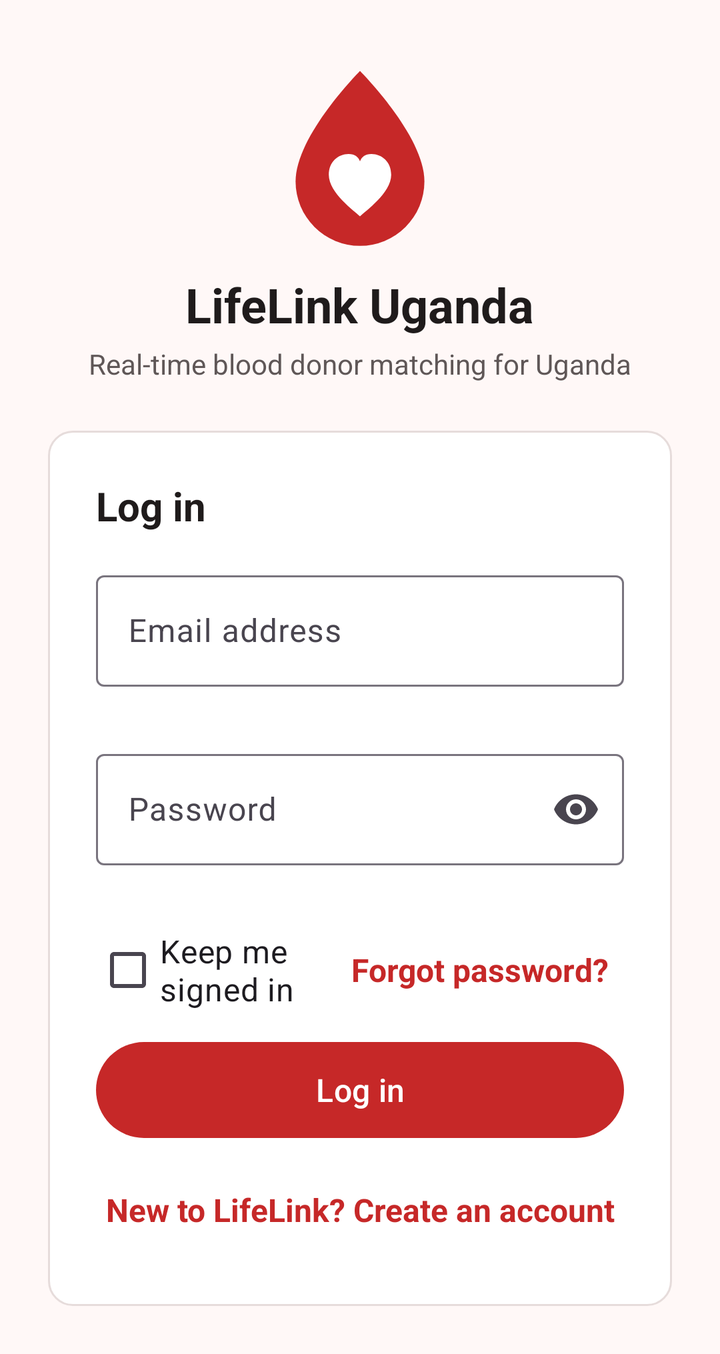
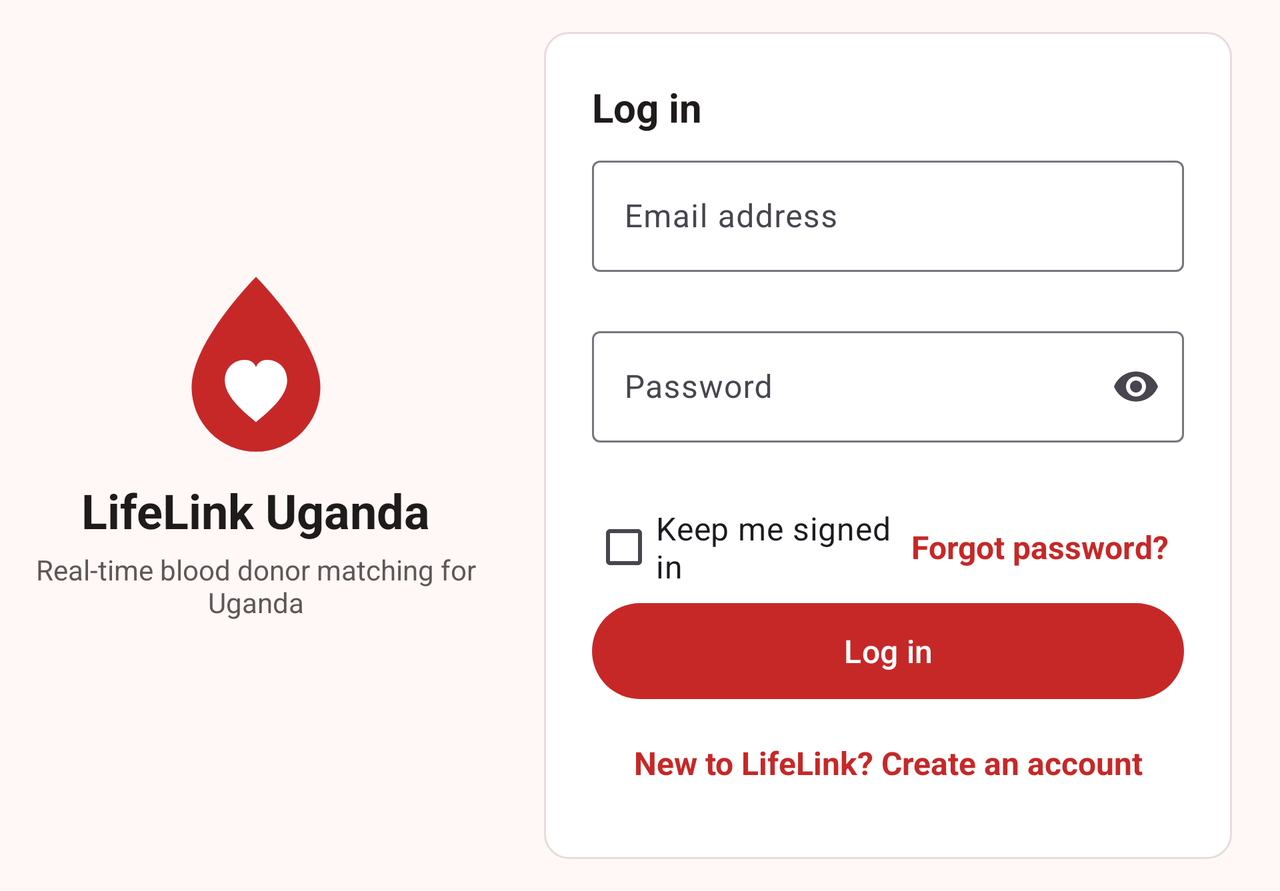

An Android layout and its configuration variant, each rendered on a device that would load it. The default file and the variant file are quoted in full after the pictures.
<!-- AndroidManifest.xml: application theme Theme.LifeLink -->
<!-- res/layout/activity_login.xml -->
<?xml version="1.0" encoding="utf-8"?>
<ScrollView xmlns:android="http://schemas.android.com/apk/res/android"
    xmlns:app="http://schemas.android.com/apk/res-auto"
    android:layout_width="match_parent"
    android:layout_height="match_parent"
    android:background="@color/background"
    android:fillViewport="true"
    android:fitsSystemWindows="true">

    <androidx.constraintlayout.widget.ConstraintLayout
        android:layout_width="match_parent"
        android:layout_height="wrap_content">

        <LinearLayout
            android:id="@+id/groupBrand"
            android:layout_width="wrap_content"
            android:layout_height="wrap_content"
            android:layout_marginTop="@dimen/space_xl"
            android:gravity="center_horizontal"
            android:orientation="vertical"
            app:layout_constraintBottom_toTopOf="@+id/cardLogin"
            app:layout_constraintEnd_toEndOf="parent"
            app:layout_constraintStart_toStartOf="parent"
            app:layout_constraintTop_toTopOf="parent"
            app:layout_constraintVertical_chainStyle="packed">

            <ImageView
                android:id="@+id/imgLogo"
                android:layout_width="@dimen/logo_size"
                android:layout_height="@dimen/logo_size"
                android:contentDescription="@string/content_logo"
                android:src="@drawable/ic_blood_drop" />

            <TextView
                android:id="@+id/tvAppName"
                style="@style/LL.Text.Headline"
                android:layout_width="wrap_content"
                android:layout_height="wrap_content"
                android:layout_marginTop="@dimen/space_s"
                android:text="@string/app_name" />

            <TextView
                android:id="@+id/tvTagline"
                style="@style/LL.Text.Caption"
                android:layout_width="wrap_content"
                android:layout_height="wrap_content"
                android:layout_marginTop="@dimen/space_xs"
                android:gravity="center"
                android:text="@string/app_tagline" />
        </LinearLayout>

        <LinearLayout
            android:id="@+id/cardLogin"
            style="@style/LL.Card"
            android:layout_width="0dp"
            android:layout_height="wrap_content"
            android:layout_marginStart="@dimen/space_l"
            android:layout_marginTop="@dimen/space_l"
            android:layout_marginEnd="@dimen/space_l"
            android:layout_marginBottom="@dimen/space_l"
            android:orientation="vertical"
            android:padding="@dimen/space_l"
            app:layout_constraintBottom_toBottomOf="parent"
            app:layout_constraintEnd_toEndOf="parent"
            app:layout_constraintStart_toStartOf="parent"
            app:layout_constraintTop_toBottomOf="@+id/groupBrand"
            app:layout_constraintWidth_max="@dimen/card_max_width">

            <TextView
                android:id="@+id/tvLoginHeading"
                style="@style/LL.Text.Title"
                android:layout_width="match_parent"
                android:layout_height="wrap_content"
                android:layout_marginBottom="@dimen/space_m"
                android:text="@string/login_heading" />

            <com.google.android.material.textfield.TextInputLayout
                android:id="@+id/layoutEmail"
                style="@style/Widget.Material3.TextInputLayout.OutlinedBox"
                android:layout_width="match_parent"
                android:layout_height="wrap_content"
                android:hint="@string/hint_email"
                app:errorEnabled="true">

                <com.google.android.material.textfield.TextInputEditText
                    android:id="@+id/txtEmail"
                    android:layout_width="match_parent"
                    android:layout_height="wrap_content"
                    android:autofillHints="emailAddress"
                    android:imeOptions="actionNext"
                    android:inputType="textEmailAddress"
                    android:maxLines="1" />
            </com.google.android.material.textfield.TextInputLayout>

            <com.google.android.material.textfield.TextInputLayout
                android:id="@+id/layoutPassword"
                style="@style/Widget.Material3.TextInputLayout.OutlinedBox"
                android:layout_width="match_parent"
                android:layout_height="wrap_content"
                android:layout_marginTop="@dimen/space_s"
                android:hint="@string/hint_password"
                app:endIconMode="password_toggle"
                app:errorEnabled="true">

                <com.google.android.material.textfield.TextInputEditText
                    android:id="@+id/txtPassword"
                    android:layout_width="match_parent"
                    android:layout_height="wrap_content"
                    android:autofillHints="password"
                    android:imeOptions="actionDone"
                    android:inputType="textPassword"
                    android:maxLines="1" />
            </com.google.android.material.textfield.TextInputLayout>

            <LinearLayout
                android:layout_width="match_parent"
                android:layout_height="wrap_content"
                android:layout_marginTop="@dimen/space_s"
                android:gravity="center_vertical"
                android:orientation="horizontal">

                <CheckBox
                    android:id="@+id/chkRemember"
                    android:layout_width="0dp"
                    android:layout_height="wrap_content"
                    android:layout_weight="1"
                    android:minHeight="@dimen/touch_target"
                    android:text="@string/remember_me"
                    android:textSize="@dimen/text_body" />

                <TextView
                    android:id="@+id/tvForgotLink"
                    style="@style/LL.Text.Body"
                    android:layout_width="wrap_content"
                    android:layout_height="wrap_content"
                    android:background="?attr/selectableItemBackground"
                    android:clickable="true"
                    android:focusable="true"
                    android:gravity="center"
                    android:minHeight="@dimen/touch_target"
                    android:paddingStart="@dimen/space_s"
                    android:paddingEnd="@dimen/space_s"
                    android:text="@string/link_forgot"
                    android:textColor="@color/brand_primary"
                    android:textStyle="bold" />
            </LinearLayout>

            <Button
                android:id="@+id/btnLogin"
                android:layout_width="match_parent"
                android:layout_height="@dimen/button_height"
                android:layout_marginTop="@dimen/space_s"
                android:text="@string/action_login"
                android:textSize="@dimen/text_body" />

            <TextView
                android:id="@+id/tvRegisterLink"
                style="@style/LL.Text.Body"
                android:layout_width="match_parent"
                android:layout_height="wrap_content"
                android:layout_marginTop="@dimen/space_s"
                android:background="?attr/selectableItemBackground"
                android:clickable="true"
                android:focusable="true"
                android:gravity="center"
                android:minHeight="@dimen/touch_target"
                android:text="@string/link_register"
                android:textColor="@color/brand_primary"
                android:textStyle="bold" />
        </LinearLayout>
    </androidx.constraintlayout.widget.ConstraintLayout>
</ScrollView>
<!-- resources referenced by this layout -->
<resources>
  <color name="background">#FFF8F7</color>
  <color name="brand_primary">#C62828</color>
  <dimen name="button_height">56dp</dimen>
  <dimen name="card_max_width">480dp</dimen>
  <dimen name="logo_size">96dp</dimen>
  <dimen name="space_l">24dp</dimen>
  <dimen name="space_m">16dp</dimen>
  <dimen name="space_s">8dp</dimen>
  <dimen name="space_xl">32dp</dimen>
  <dimen name="space_xs">4dp</dimen>
  <dimen name="text_body">16sp</dimen>
  <dimen name="touch_target">48dp</dimen>
  <string name="action_login">Log in</string>
  <string name="app_name">LifeLink Uganda</string>
  <string name="app_tagline">Real-time blood donor matching for Uganda</string>
  <string name="content_logo">LifeLink Uganda logo, a red blood drop with a white heart</string>
  <string name="hint_email">Email address</string>
  <string name="hint_password">Password</string>
  <string name="link_forgot">Forgot password?</string>
  <string name="link_register">New to LifeLink? Create an account</string>
  <string name="login_heading">Log in</string>
  <string name="remember_me">Keep me signed in</string>
  <style name="LL.Card">
          <item name="android:background">@drawable/bg_card</item>
          <item name="android:padding">@dimen/space_m</item>
      </style>
  <style name="LL.Text.Body">
          <item name="android:textSize">@dimen/text_body</item>
          <item name="android:textColor">@color/text_primary</item>
      </style>
  <style name="LL.Text.Caption">
          <item name="android:textSize">@dimen/text_caption</item>
          <item name="android:textColor">@color/text_secondary</item>
      </style>
  <style name="LL.Text.Headline">
          <item name="android:textSize">@dimen/text_headline</item>
          <item name="android:textColor">@color/text_primary</item>
          <item name="android:textStyle">bold</item>
      </style>
  <style name="LL.Text.Title">
          <item name="android:textSize">@dimen/text_title</item>
          <item name="android:textColor">@color/text_primary</item>
          <item name="android:textStyle">bold</item>
      </style>
  <style name="Theme.LifeLink" parent="Theme.Material3.Light.NoActionBar">
          <item name="colorPrimary">@color/brand_primary</item>
          <item name="colorOnPrimary">@color/brand_on_primary</item>
          <item name="colorSecondary">@color/brand_secondary</item>
          <item name="colorSurface">@color/surface</item>
          <item name="colorError">@color/status_error</item>
          <item name="android:colorBackground">@color/background</item>
          <item name="android:textColorPrimary">@color/text_primary</item>
          <item name="android:textColorSecondary">@color/text_secondary</item>
      </style>
  <!-- drawable bg_card (drawable) -->
  <?xml version="1.0" encoding="utf-8"?>
  <shape xmlns:android="http://schemas.android.com/apk/res/android"
      android:shape="rectangle">
      <solid android:color="@color/surface" />
      <stroke
          android:width="1dp"
          android:color="@color/divider" />
      <corners android:radius="@dimen/corner_radius" />
  </shape>
  <color name="text_primary">#1F1B1B</color>
  <dimen name="text_caption">14sp</dimen>
  <color name="text_secondary">#5F5757</color>
  <dimen name="text_headline">24sp</dimen>
  <dimen name="text_title">20sp</dimen>
  <color name="brand_on_primary">#FFFFFF</color>
  <color name="brand_secondary">#00695C</color>
  <color name="surface">#FFFFFF</color>
  <color name="status_error">#B3261E</color>
  <color name="divider">#E6DCDB</color>
  <dimen name="corner_radius">12dp</dimen>
  <!-- some entries are left out for length -->
</resources>
<!-- res/layout-land/activity_login.xml (the repository's variant of the layout above) -->
<!-- drawn on the phone turned sideways -->
<?xml version="1.0" encoding="utf-8"?>
<ScrollView xmlns:android="http://schemas.android.com/apk/res/android"
    xmlns:app="http://schemas.android.com/apk/res-auto"
    android:layout_width="match_parent"
    android:layout_height="match_parent"
    android:background="@color/background"
    android:fillViewport="true"
    android:fitsSystemWindows="true">

    <androidx.constraintlayout.widget.ConstraintLayout
        android:layout_width="match_parent"
        android:layout_height="wrap_content">

        <androidx.constraintlayout.widget.Guideline
            android:id="@+id/guideSplit"
            android:layout_width="wrap_content"
            android:layout_height="wrap_content"
            android:orientation="vertical"
            app:layout_constraintGuide_percent="0.4" />

        <LinearLayout
            android:id="@+id/groupBrand"
            android:layout_width="0dp"
            android:layout_height="wrap_content"
            android:gravity="center_horizontal"
            android:orientation="vertical"
            app:layout_constraintBottom_toBottomOf="parent"
            app:layout_constraintEnd_toStartOf="@+id/guideSplit"
            app:layout_constraintStart_toStartOf="parent"
            app:layout_constraintTop_toTopOf="parent">

            <ImageView
                android:id="@+id/imgLogo"
                android:layout_width="@dimen/logo_size"
                android:layout_height="@dimen/logo_size"
                android:contentDescription="@string/content_logo"
                android:src="@drawable/ic_blood_drop" />

            <TextView
                android:id="@+id/tvAppName"
                style="@style/LL.Text.Headline"
                android:layout_width="wrap_content"
                android:layout_height="wrap_content"
                android:layout_marginTop="@dimen/space_s"
                android:text="@string/app_name" />

            <TextView
                android:id="@+id/tvTagline"
                style="@style/LL.Text.Caption"
                android:layout_width="wrap_content"
                android:layout_height="wrap_content"
                android:layout_marginStart="@dimen/space_m"
                android:layout_marginTop="@dimen/space_xs"
                android:layout_marginEnd="@dimen/space_m"
                android:gravity="center"
                android:text="@string/app_tagline" />
        </LinearLayout>

        <LinearLayout
            android:id="@+id/cardLogin"
            style="@style/LL.Card"
            android:layout_width="0dp"
            android:layout_height="wrap_content"
            android:layout_marginStart="@dimen/space_m"
            android:layout_marginTop="@dimen/space_m"
            android:layout_marginEnd="@dimen/space_l"
            android:layout_marginBottom="@dimen/space_m"
            android:orientation="vertical"
            android:padding="@dimen/space_l"
            app:layout_constraintBottom_toBottomOf="parent"
            app:layout_constraintEnd_toEndOf="parent"
            app:layout_constraintStart_toEndOf="@+id/guideSplit"
            app:layout_constraintTop_toTopOf="parent"
            app:layout_constraintWidth_max="@dimen/card_max_width">

            <TextView
                android:id="@+id/tvLoginHeading"
                style="@style/LL.Text.Title"
                android:layout_width="match_parent"
                android:layout_height="wrap_content"
                android:layout_marginBottom="@dimen/space_s"
                android:text="@string/login_heading" />

            <com.google.android.material.textfield.TextInputLayout
                android:id="@+id/layoutEmail"
                style="@style/Widget.Material3.TextInputLayout.OutlinedBox"
                android:layout_width="match_parent"
                android:layout_height="wrap_content"
                android:hint="@string/hint_email"
                app:errorEnabled="true">

                <com.google.android.material.textfield.TextInputEditText
                    android:id="@+id/txtEmail"
                    android:layout_width="match_parent"
                    android:layout_height="wrap_content"
                    android:autofillHints="emailAddress"
                    android:imeOptions="actionNext"
                    android:inputType="textEmailAddress"
                    android:maxLines="1" />
            </com.google.android.material.textfield.TextInputLayout>

            <com.google.android.material.textfield.TextInputLayout
                android:id="@+id/layoutPassword"
                style="@style/Widget.Material3.TextInputLayout.OutlinedBox"
                android:layout_width="match_parent"
                android:layout_height="wrap_content"
                android:layout_marginTop="@dimen/space_xs"
                android:hint="@string/hint_password"
                app:endIconMode="password_toggle"
                app:errorEnabled="true">

                <com.google.android.material.textfield.TextInputEditText
                    android:id="@+id/txtPassword"
                    android:layout_width="match_parent"
                    android:layout_height="wrap_content"
                    android:autofillHints="password"
                    android:imeOptions="actionDone"
                    android:inputType="textPassword"
                    android:maxLines="1" />
            </com.google.android.material.textfield.TextInputLayout>

            <LinearLayout
                android:layout_width="match_parent"
                android:layout_height="wrap_content"
                android:layout_marginTop="@dimen/space_s"
                android:gravity="center_vertical"
                android:orientation="horizontal">

                <CheckBox
                    android:id="@+id/chkRemember"
                    android:layout_width="0dp"
                    android:layout_height="wrap_content"
                    android:layout_weight="1"
                    android:minHeight="@dimen/touch_target"
                    android:text="@string/remember_me"
                    android:textSize="@dimen/text_body" />

                <TextView
                    android:id="@+id/tvForgotLink"
                    style="@style/LL.Text.Body"
                    android:layout_width="wrap_content"
                    android:layout_height="wrap_content"
                    android:background="?attr/selectableItemBackground"
                    android:clickable="true"
                    android:focusable="true"
                    android:gravity="center"
                    android:minHeight="@dimen/touch_target"
                    android:paddingStart="@dimen/space_s"
                    android:paddingEnd="@dimen/space_s"
                    android:text="@string/link_forgot"
                    android:textColor="@color/brand_primary"
                    android:textStyle="bold" />
            </LinearLayout>

            <Button
                android:id="@+id/btnLogin"
                android:layout_width="match_parent"
                android:layout_height="@dimen/button_height"
                android:text="@string/action_login"
                android:textSize="@dimen/text_body" />

            <TextView
                android:id="@+id/tvRegisterLink"
                style="@style/LL.Text.Body"
                android:layout_width="match_parent"
                android:layout_height="wrap_content"
                android:layout_marginTop="@dimen/space_xs"
                android:background="?attr/selectableItemBackground"
                android:clickable="true"
                android:focusable="true"
                android:gravity="center"
                android:minHeight="@dimen/touch_target"
                android:text="@string/link_register"
                android:textColor="@color/brand_primary"
                android:textStyle="bold" />
        </LinearLayout>
    </androidx.constraintlayout.widget.ConstraintLayout>
</ScrollView>
<!-- resources referenced by the variant -->
<!-- as the phone turned sideways resolves them -->
<resources>
  <color name="background">#FFF8F7</color>
  <color name="brand_primary">#C62828</color>
  <dimen name="button_height">56dp</dimen>
  <dimen name="card_max_width">480dp</dimen>
  <dimen name="logo_size">96dp</dimen>
  <dimen name="space_l">24dp</dimen>
  <dimen name="space_m">16dp</dimen>
  <dimen name="space_s">8dp</dimen>
  <dimen name="space_xs">4dp</dimen>
  <dimen name="text_body">16sp</dimen>
  <dimen name="touch_target">48dp</dimen>
  <string name="action_login">Log in</string>
  <string name="app_name">LifeLink Uganda</string>
  <string name="app_tagline">Real-time blood donor matching for Uganda</string>
  <string name="content_logo">LifeLink Uganda logo, a red blood drop with a white heart</string>
  <string name="hint_email">Email address</string>
  <string name="hint_password">Password</string>
  <string name="link_forgot">Forgot password?</string>
  <string name="link_register">New to LifeLink? Create an account</string>
  <string name="login_heading">Log in</string>
  <string name="remember_me">Keep me signed in</string>
  <style name="LL.Card">
          <item name="android:background">@drawable/bg_card</item>
          <item name="android:padding">@dimen/space_m</item>
      </style>
  <style name="LL.Text.Body">
          <item name="android:textSize">@dimen/text_body</item>
          <item name="android:textColor">@color/text_primary</item>
      </style>
  <style name="LL.Text.Caption">
          <item name="android:textSize">@dimen/text_caption</item>
          <item name="android:textColor">@color/text_secondary</item>
      </style>
  <style name="LL.Text.Headline">
          <item name="android:textSize">@dimen/text_headline</item>
          <item name="android:textColor">@color/text_primary</item>
          <item name="android:textStyle">bold</item>
      </style>
  <style name="LL.Text.Title">
          <item name="android:textSize">@dimen/text_title</item>
          <item name="android:textColor">@color/text_primary</item>
          <item name="android:textStyle">bold</item>
      </style>
  <style name="Theme.LifeLink" parent="Theme.Material3.Light.NoActionBar">
          <item name="colorPrimary">@color/brand_primary</item>
          <item name="colorOnPrimary">@color/brand_on_primary</item>
          <item name="colorSecondary">@color/brand_secondary</item>
          <item name="colorSurface">@color/surface</item>
          <item name="colorError">@color/status_error</item>
          <item name="android:colorBackground">@color/background</item>
          <item name="android:textColorPrimary">@color/text_primary</item>
          <item name="android:textColorSecondary">@color/text_secondary</item>
      </style>
  <!-- drawable bg_card (drawable) -->
  <?xml version="1.0" encoding="utf-8"?>
  <shape xmlns:android="http://schemas.android.com/apk/res/android"
      android:shape="rectangle">
      <solid android:color="@color/surface" />
      <stroke
          android:width="1dp"
          android:color="@color/divider" />
      <corners android:radius="@dimen/corner_radius" />
  </shape>
  <color name="text_primary">#1F1B1B</color>
  <dimen name="text_caption">14sp</dimen>
  <color name="text_secondary">#5F5757</color>
  <dimen name="text_headline">24sp</dimen>
  <dimen name="text_title">20sp</dimen>
  <color name="brand_on_primary">#FFFFFF</color>
  <color name="brand_secondary">#00695C</color>
  <color name="surface">#FFFFFF</color>
  <color name="status_error">#B3261E</color>
  <color name="divider">#E6DCDB</color>
  <dimen name="corner_radius">12dp</dimen>
  <!-- some entries are left out for length -->
</resources>
